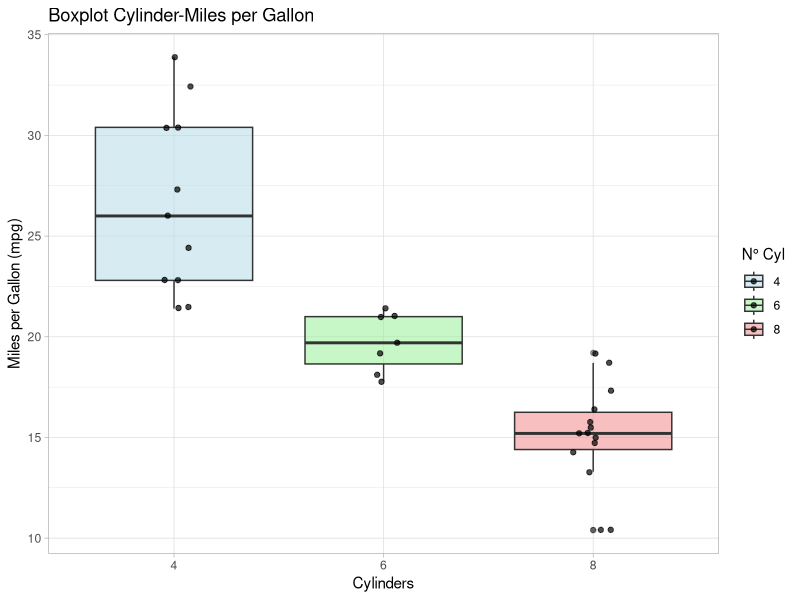

The R script that drew this image:
# Exercise 10 – Combining Geoms
# Using the mtcars dataset:
# Tasks:
# 1. Create a boxplot of mpg by cyl.
# 2. Overlay individual data points using geom_jitter().
# 3. Color points by cyl.
# 4. Add a title and axis labels.
# 5. Try a different theme (e.g., theme_light()).

library(tidyverse)

View(mtcars)
str(mtcars)

mtcars %>%
  mutate(cyl = as.factor(cyl))%>%
  ggplot(aes(cyl, mpg, fill = cyl))+
  geom_boxplot(alpha = 0.5)+
  geom_jitter(width = 0.1, color = "black", alpha = 0.7)+
  scale_fill_manual(values = c("lightblue", "lightgreen", "lightcoral"))+
  theme_light()+
  labs(x="Cylinders", 
       y="Miles per Gallon (mpg)", 
       title = "Boxplot Cylinder-Miles per Gallon",
       fill = "N° Cyl")
